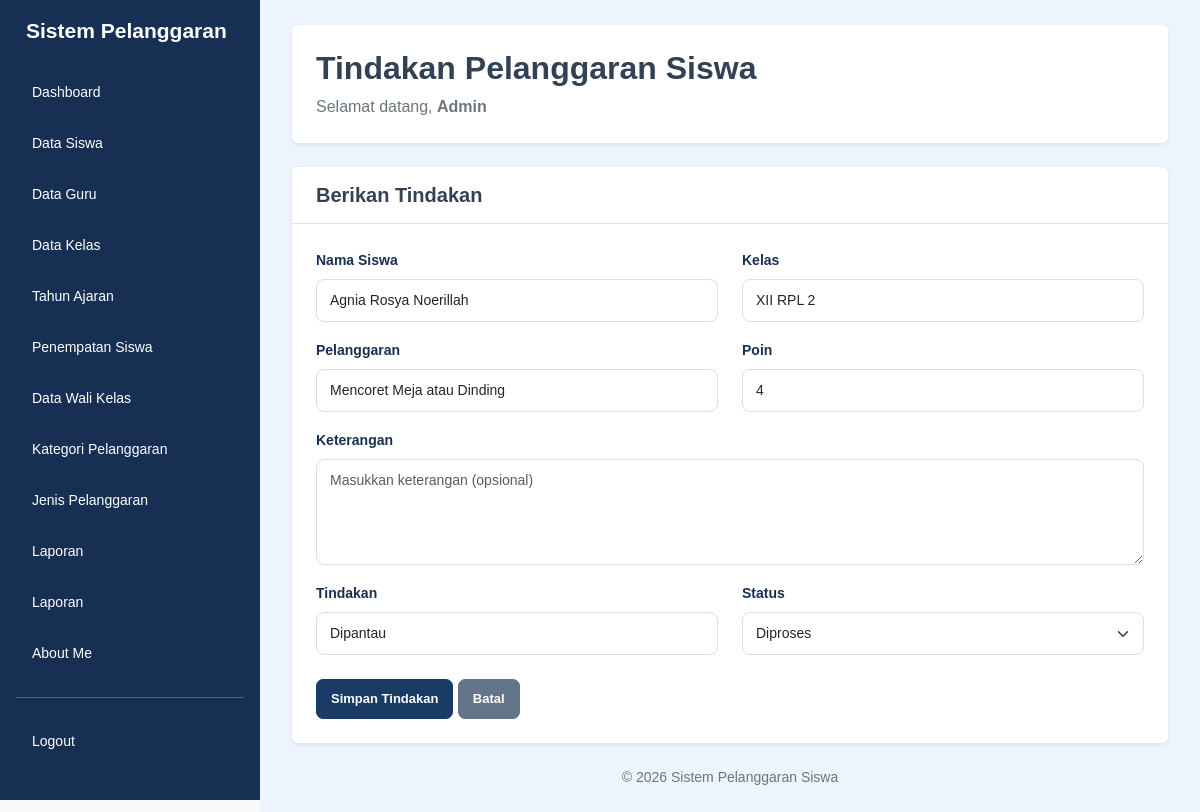
The page /beri_tindakan.php?id=56 (signed in) on the database as committed earlier.
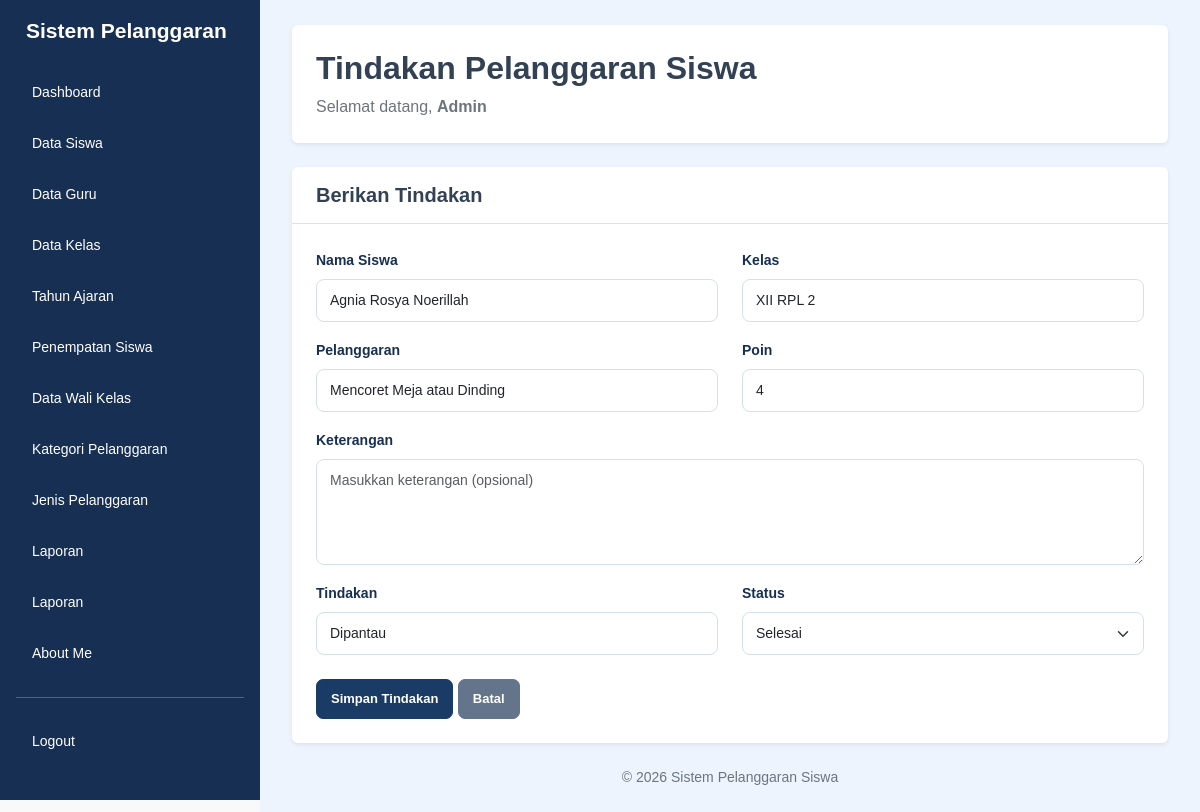
The same page on the database as committed later.
### tables this page shows
CREATE TABLE `t_pelanggaran_siswa` (
  `id` int(11) NOT NULL,
  `tahun_ajaran_id` int(11) NOT NULL,
  `siswa_id` int(11) NOT NULL,
  `nama_siswa` varchar(150) NOT NULL,
  `kelas_id` int(11) NOT NULL,
  `nama_kelas` varchar(100) NOT NULL,
  `pelanggaran_id` int(11) NOT NULL,
  `nama_pelanggaran` varchar(150) NOT NULL,
  `pelanggaran_kategori_id` int(11) NOT NULL,
  `guru_id` int(11) NOT NULL,
  `nama_guru` varchar(150) NOT NULL,
  `tanggal` date NOT NULL,
  `keterangan` text NOT NULL,
  `poin` int(11) NOT NULL,
  `tindakan` text NOT NULL,
  `status` varchar(30) NOT NULL,
  `created_at` timestamp NOT NULL DEFAULT current_timestamp(),
  `updated_at` timestamp NOT NULL DEFAULT current_timestamp()
);

### beri_tindakan.php (the view, shortened to what the changed rows need)
<?php
include 'config/koneksi.php';
$id = isset($_GET['id']) ? (int) $_GET['id'] : 0;
$query = mysqli_query($koneksi, "
    SELECT *
    FROM t_pelanggaran_siswa
    WHERE id = $id
");
$data = mysqli_fetch_assoc($query);
$pilihan_status = [
    'Belum',
    'Diproses',
    'Selesai'
];
$tindakan_saat_ini = $data['tindakan'] ?? '';
$status_saat_ini = $data['status'] ?? 'Belum';
?>
<!DOCTYPE html>
<html lang="id">
<head>
    <link href="https://cdn.jsdelivr.net/npm/bootstrap@5.3.8/dist/css/bootstrap.min.css" rel="stylesheet">
    <link rel="stylesheet" href="style/style.css">
</head>
<body class="bg-light">
<div class="container-fluid">
    <div class="row">
        <main class="content-main">
            <div class="page-content">
                <div class="bg-white rounded shadow-sm p-4 mb-4">
                    <h2 class="fw-bold">Tindakan Pelanggaran Siswa</h2>
                </div>
                <div class="bg-white rounded shadow-sm mb-4">
                    <div class="p-4">
                        <form method="POST">
                            <div class="row">
                                <div class="col-md-6 mb-3">
                                    <label class="form-label">Nama Siswa</label>
                                    <input
                                        type="text"
                                        class="form-control"
                                        value="<?= htmlspecialchars($data['nama_siswa'] ?? '-'); ?>"
                                        readonly
                                    >
                                </div>
                                <div class="col-md-6 mb-3">
                                    <label class="form-label">Kelas</label>
                                    <input
                                        type="text"
                                        class="form-control"
                                        value="<?= htmlspecialchars($data['nama_kelas'] ?? '-'); ?>"
                                        readonly
                                    >
                                </div>
                                <div class="col-md-6 mb-3">
                                    <label class="form-label">Pelanggaran</label>
                                    <input
                                        type="text"
                                        class="form-control"
                                        value="<?= htmlspecialchars($data['nama_pelanggaran'] ?? '-'); ?>"
                                        readonly
                                    >
                                </div>
                                <div class="col-md-6 mb-3">
                                    <label class="form-label">Poin</label>
                                    <input
                                        type="text"
                                        class="form-control"
                                        value="<?= htmlspecialchars($data['poin'] ?? '-'); ?>"
                                        readonly
                                    >
                                </div>
                                <div class="col-md-6 mb-3">
                                    <label for="tindakan" class="form-label">
                                        Tindakan
                                    </label>
                                    <input
                                        type="text"
                                        name="tindakan"
                                        id="tindakan"
                                        class="form-control"
                                        value="<?= htmlspecialchars($tindakan_saat_ini); ?>"
                                        placeholder="Masukkan tindakan (opsional)"
                                    >
                                </div>
                                <div class="col-md-6 mb-4">
                                    <label for="status" class="form-label">
                                        Status
                                    </label>
                                    <select
                                        name="status"
                                        id="status"
                                        class="form-select"
                                        required
                                    >
                                        <?php foreach ($pilihan_status as $pilihan) { ?>
                                            <option
                                                value="<?= htmlspecialchars($pilihan); ?>"
                                                <?= ($status_saat_ini == $pilihan) ? 'selected' : ''; ?>
                                            >
                                                <?= htmlspecialchars($pilihan); ?>
                                            </option>
                                        <?php } ?>
                                    </select>
                                </div>
                            </div>
                        </form>
                    </div>
                </div>
            </div>
        </main>
    </div>
</div>
</body>
</html

Rows that differ between the two databases and show on the page:
changed t_pelanggaran_siswa "Agnia Rosya Noerillah": status "Diproses" → "Selesai"
